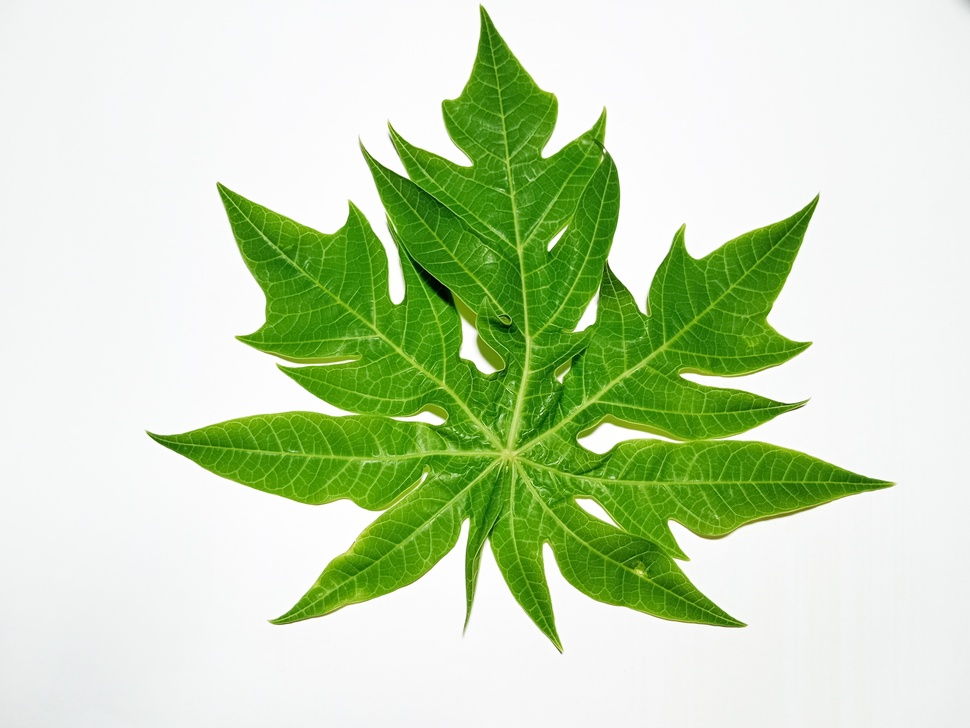
#> input picture Daun Pepaya/051.jpg, 970 x 728 px, shrunk from 3824 x 2869 before the run, found by its file name
$ jupyter execute split_merge.ipynb   (shell and % lines are left out)
#> lines starting #> are read from the running program, lines starting #| are printed output that depends on the picture
<a href="https://colab.research.google.com/github/iwin02/Tugas4_2019-141_Iriena-Damayanti/blob/main/image_fundamental/split_merge.ipynb" target="_parent"></a>

[cell 1]
# import the necessary packages
from matplotlib import pyplot as plt
import numpy as np
import argparse
import cv2

[cell 2]
def plt_imshow(title, image):
	# convert the image frame BGR to RGB color space and display it
	image = cv2.cvtColor(image, cv2.COLOR_BGR2RGB)
	plt.imshow(image)
	plt.title(title)
	plt.grid(False)
	plt.show()

[cell 3]
# since we are using Jupyter Notebooks we can replace our argument
# parsing code with *hard coded* arguments and values
args = {
	"image": "051.jpg"
}

[cell 4]
# load the input image and grab each channel -- note how OpenCV
# represents images as NumPy arrays with channels in Blue, Green,
# Red ordering rather than Red, Green Blue
image = cv2.imread(args["image"])
#> image is the input picture: shape (728, 970, 3); mean B, G, R 180.6, 218.1, 198.5
(B, G, R) = cv2.split(image)
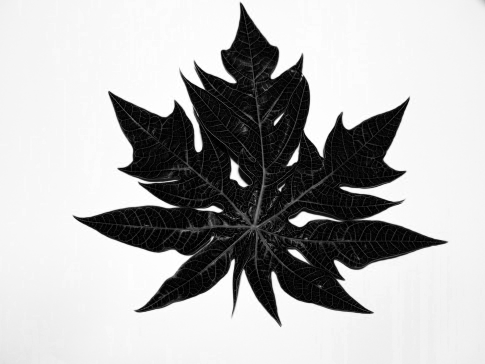
#> B: shape (728, 970) (shown at 1/2 size); min 0, max 255, mean 180.6
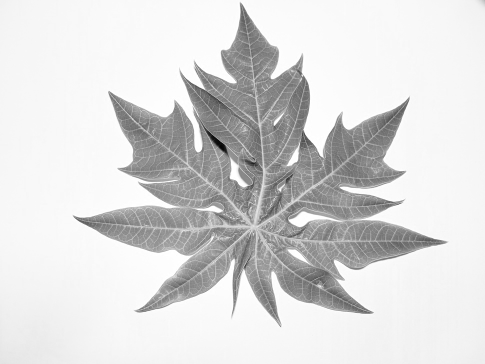
#> G: shape (728, 970) (shown at 1/2 size); min 5, max 255, mean 218.1
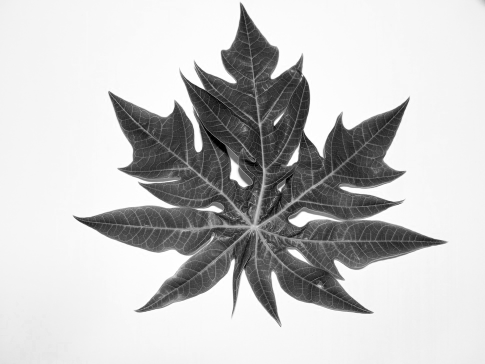
#> R: shape (728, 970) (shown at 1/2 size); min 0, max 255, mean 198.5

# show each channel individually
plt_imshow("Red", R)
plt_imshow("Green", G)
plt_imshow("Blue", B)

[cell 5]
merged = cv2.merge([B, G, R])
plt_imshow("Merged", merged)

[cell 6]
# visualize each channel in color
zeros = np.zeros(image.shape[:2], dtype="uint8")
plt_imshow("Red", cv2.merge([zeros, zeros, R]))
#> in plt_imshow (call 5), `image = cv2.cvtColor(image, cv2.COLOR_BGR2RGB)`:
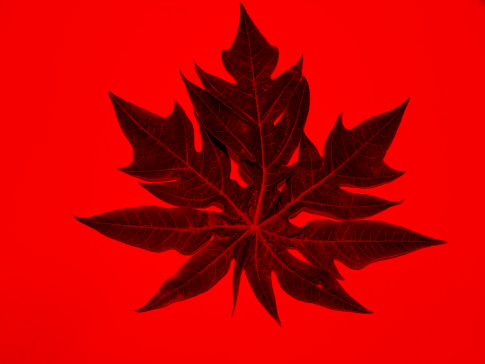
#> image: shape (728, 970, 3) (shown at 1/2 size); mean R, G, B 198.5, 0, 0
plt_imshow("Green", cv2.merge([zeros, G, zeros]))
#> in plt_imshow (call 6), `image = cv2.cvtColor(image, cv2.COLOR_BGR2RGB)`:
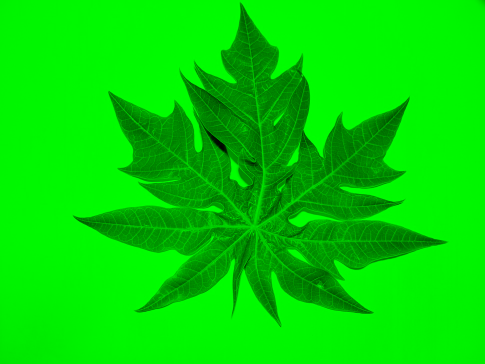
#> image: shape (728, 970, 3) (shown at 1/2 size); mean R, G, B 0, 218.1, 0
plt_imshow("Blue", cv2.merge([B, zeros, zeros]))
#> in plt_imshow (call 7), `image = cv2.cvtColor(image, cv2.COLOR_BGR2RGB)`:
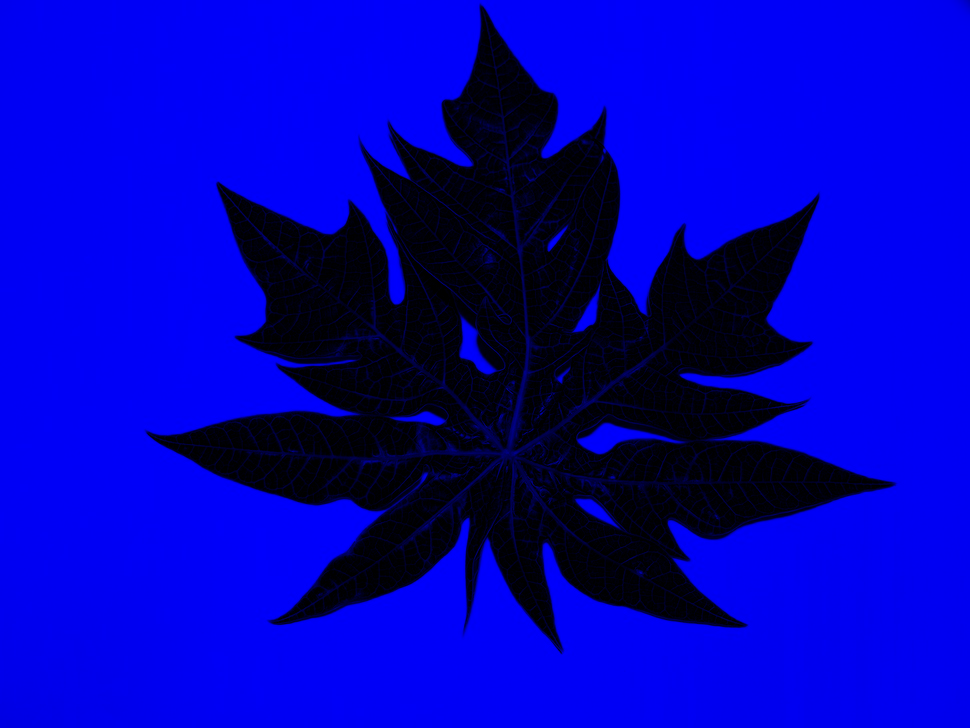
#> image: shape (728, 970, 3); mean R, G, B 0, 0, 180.6

$ run again, with Daun Pepaya/052.jpg copied over Daun Pepaya/051.jpg
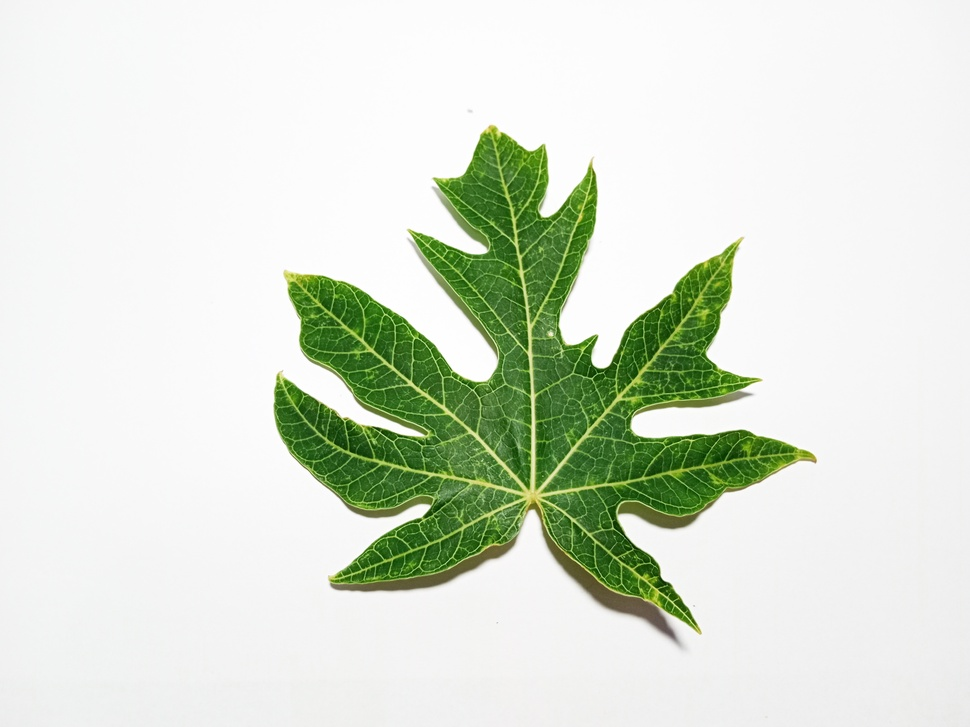
#> input picture Daun Pepaya/052.jpg, 970 x 727 px, shrunk from 4080 x 3060 before the run, found by its file name
#> image is the input picture: shape (727, 970, 3); mean B, G, R 210.8, 225.1, 217.1
#> in plt_imshow (call 6), `image = cv2.cvtColor(image, cv2.COLOR_BGR2RGB)`:
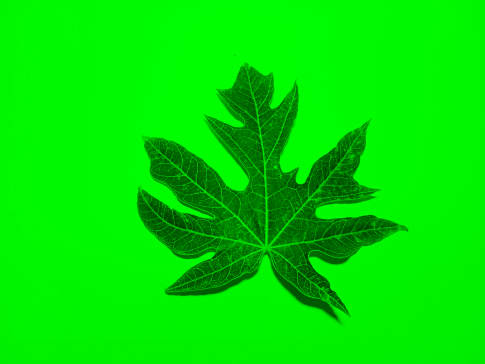
#> image: shape (727, 970, 3) (shown at 1/2 size); mean R, G, B 0, 225.1, 0
#> in plt_imshow (call 7), `image = cv2.cvtColor(image, cv2.COLOR_BGR2RGB)`:
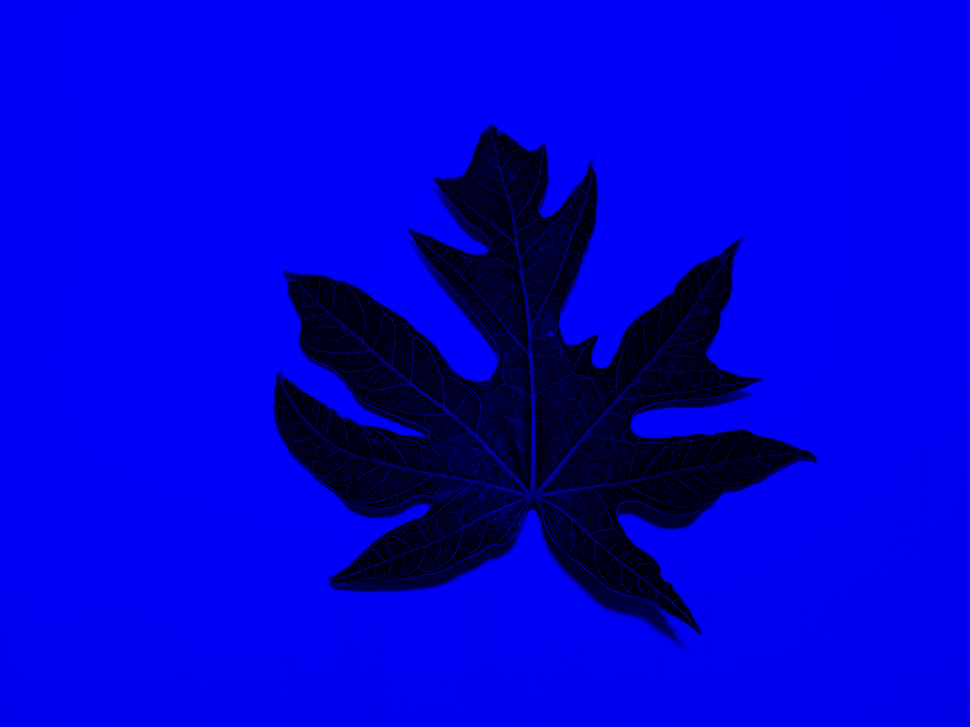
#> image: shape (727, 970, 3); mean R, G, B 0, 0, 210.8

$ run again, with Daun Pepaya/053.jpg copied over Daun Pepaya/051.jpg
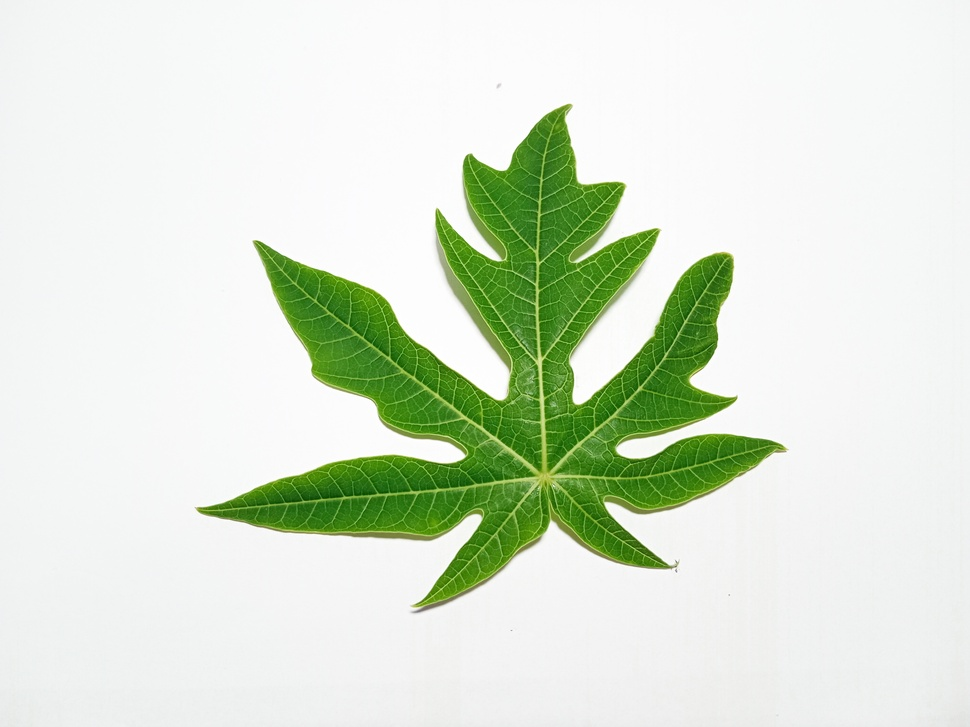
#> input picture Daun Pepaya/053.jpg, 970 x 727 px, shrunk from 4080 x 3060 before the run, found by its file name
#> image is the input picture: shape (727, 970, 3); mean B, G, R 210.8, 228.4, 217.9
#> in plt_imshow (call 6), `image = cv2.cvtColor(image, cv2.COLOR_BGR2RGB)`:
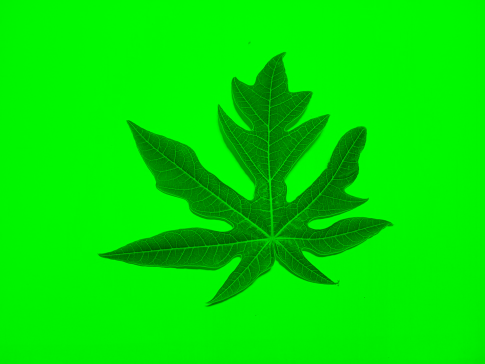
#> image: shape (727, 970, 3) (shown at 1/2 size); mean R, G, B 0, 228.4, 0
#> in plt_imshow (call 7), `image = cv2.cvtColor(image, cv2.COLOR_BGR2RGB)`:
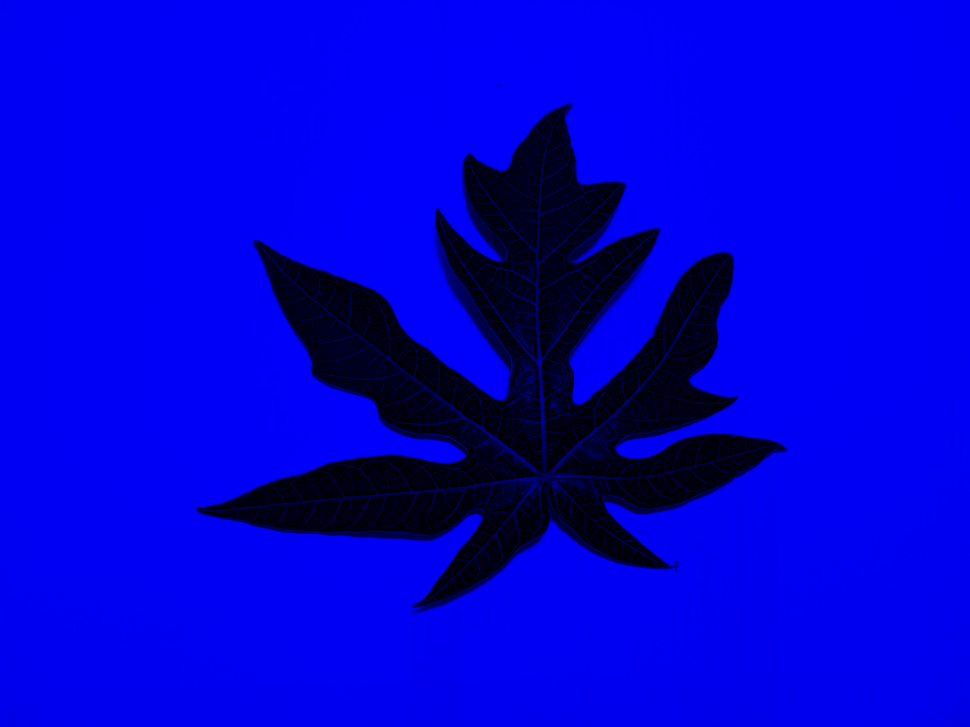
#> image: shape (727, 970, 3); mean R, G, B 0, 0, 210.8
